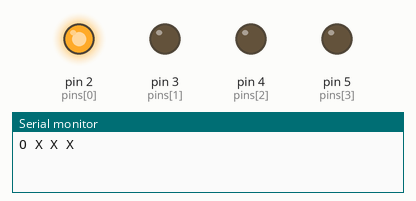
Recording of a sketch running on a simulated Arduino Uno, built with avr-gcc and run on an emulated ATmega328P. Shown: output pins drawn as LEDs (lit = HIGH), the last lines printed to the serial monitor.

Above: at 0.5 s.
At 2.5 s:
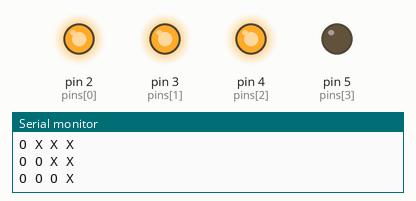
At 3.5 s:
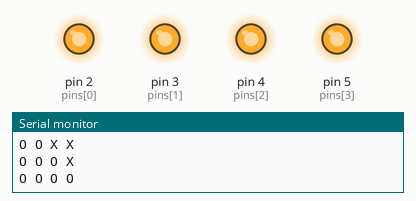
At 5.5 s:
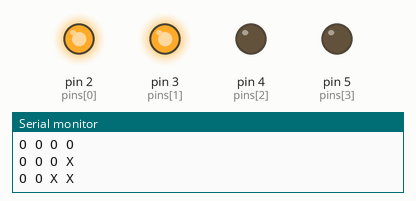
Timing chart, 0 to 8.1 s (numbered marks = the images above):
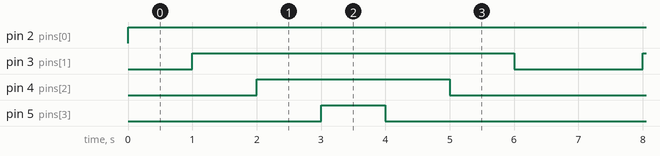

The sketch:

HW3.ino
```cpp
int pins[] ={2,3,4,5};
int index = 0;
int shift;

void setup()
{
  Serial.begin(9600);
  for (int i = 0; i < 4; i++)
  {
    pinMode(pins[i], OUTPUT);
    digitalWrite(pins[i], LOW);
  }
}

void loop()
{
  if (index<4)
      shift = index+1;
  else
      shift = 7-index;

  for (int i=0; i<4; i++)
  {
    if (i < shift)
    {
      Serial.print("O ");
      digitalWrite(pins[i], HIGH);
    }
    else
    {
      Serial.print("X ");
      digitalWrite(pins[i], LOW);
    }
  }
  Serial.println();
  delay(1000);

  index = index + 1;

  if (index == 7)
      index = 0;
}
```

Measured:
- by itself, pin 2 (pins[0]): LOW → HIGH at 0.00 s
- by itself, pin 3 (pins[1]): alternates HIGH for 5.0 s and LOW for 2.0 s
- by itself, pin 4 (pins[2]): alternates HIGH for 3.0 s and LOW for 4.0 s
- by itself, pin 5 (pins[3]): alternates HIGH for 1.0 s and LOW for 6.0 s
